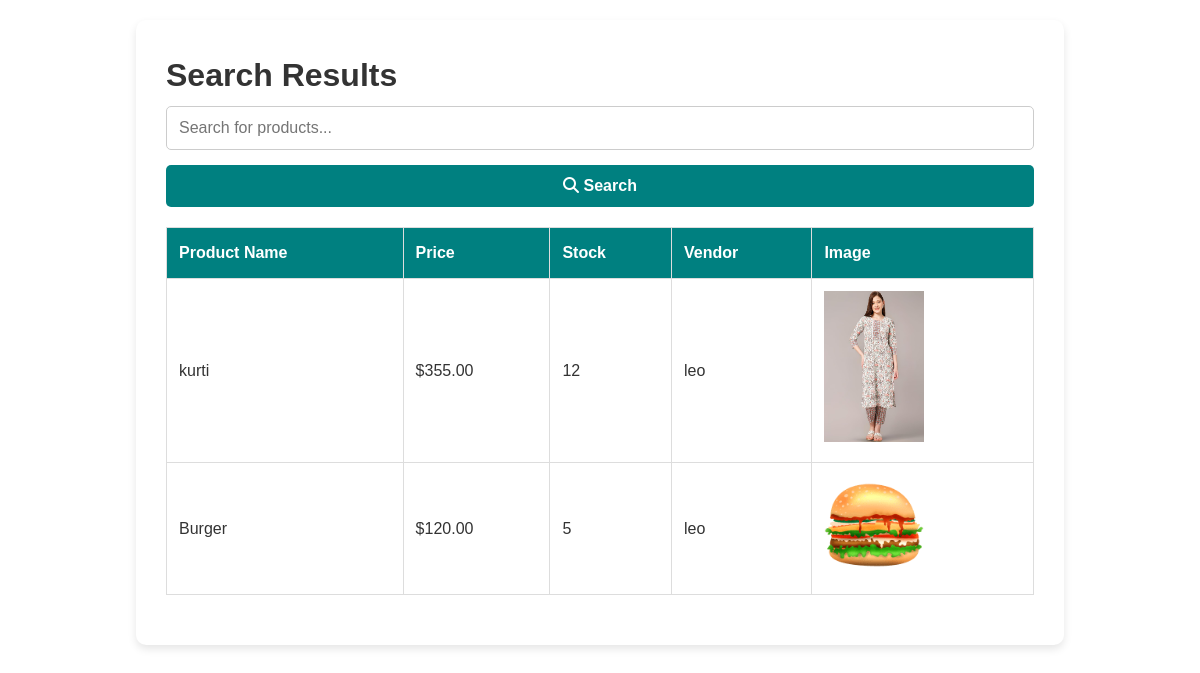
Screenshot of /search/ (signed in) with the database file from the repository.
### products/models.py (models this page shows, shortened)
class Product(models.Model):
    vendor = models.ForeignKey('auth.User', on_delete=models.CASCADE)
    name = models.CharField(max_length=255)
    price = models.DecimalField(max_digits=10, decimal_places=2)
    quantity = models.PositiveIntegerField()
    description = models.TextField(blank=True, null=True)
    stock = models.PositiveIntegerField(default=0)
    image = models.ImageField(upload_to='products/')
    category = models.ForeignKey(Category, on_delete=models.SET_NULL, null=True, blank=True)

### products/views.py (the view)
# urls.py: path('search/', views.search, name='search'),  # Ensure this line exists
@login_required
def search(request):
    query = request.GET.get('q', '').strip()
    if query:
        products = Product.objects.filter(name__icontains=query) | Product.objects.filter(description__icontains=query)
    else:
        products = Product.objects.all()
    return render(request, 'products/search_results.html', {'products': products, 'query': query})

### products/templates/products/search_results.html (shortened to what this page needs)
<!DOCTYPE html>
<html lang="en">
<head>
    <link rel="stylesheet" href="https://cdnjs.cloudflare.com/ajax/libs/font-awesome/6.4.2/css/all.min.css">
    <link rel="stylesheet" href="/static/css/style.css">
</head>
<body>
    <div class="container">
        <h1>Search Results</h1>
        <form method="GET" action="{% url 'search' %}">
            <input type="text" name="q" value="{{ query }}" placeholder="Search for products..." />
            <button type="submit"><i class="fa fa-search"></i> Search</button>
        </form>
        <table>
            <thead>
                <tr>
                    <th>Product Name</th>
                    <th>Price</th>
                    <th>Stock</th>
                    <th>Vendor</th>
                    <th>Image</th>
                </tr>
            </thead>
            <tbody>
                {% for product in products %}
                    <tr>
                        <td>{{ product.name }}</td>
                        <td>${{ product.price }}</td>
                        <td>{{ product.quantity }}</td>
                        <td>{{ product.vendor.username }}</td>
                        <td><img src="{{ product.image.url }}" alt="{{ product.name }}" width="100"></td>
                    </tr>
                {% empty %}
                    <tr><td colspan="5">No products found matching your search.</td></tr>
                {% endfor %}
            </tbody>
        </table>
    </div>
</body>
</html>

### products/static/css/style.css (style rules this page uses)
* { margin: 0; padding: 0; box-sizing: border-box; }
body { font-family: Arial, sans-serif; background-color: white; color: #333; line-height: 1.6; padding: 20px; }
button { background-color: #008080; color: white; border: none; padding: 10px 15px; border-radius: 5px; cursor: pointer; font-weight: bold; }
.container { width: 80%; margin: 0 auto; background-color: white; padding: 30px; border-radius: 10px; box-shadow: 0 4px 8px rgba(0, 0, 0, 0.1); }
table { width: 100%; border-collapse: collapse; margin: 20px 0; }
table th, table td { border: 1px solid #ddd; padding: 12px; text-align: left; }
table th { background-color: #008080; color: white; }
img { max-width: 100%; height: auto; }
input[type="text"], input[type="password"], input[type="email"], select, textarea { width: 100%; padding: 10px; border: 1px solid #ccc; border-radius: 5px; margin-top: 5px; }
form { display: flex; flex-direction: column; gap: 15px; }
input[type="text"], input[type="password"], input[type="email"], select { padding: 12px; font-size: 16px; border-radius: 5px; border: 1px solid #ccc; }
button { padding: 12px; background-color: #008080; color: white; border: none; font-size: 16px; border-radius: 5px; cursor: pointer; transition: background-color 0.3s; }

### rows the page displays
Product: name "kurti", price "355.00", quantity "12", vendor.username "leo", image (picture)
Product: name "Burger", price "120.00", quantity "5", vendor.username "leo", image (picture)
